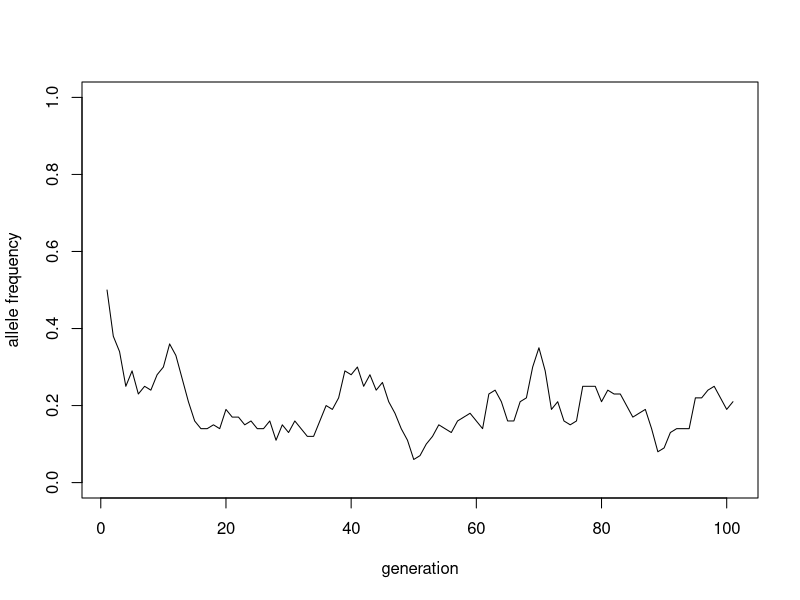
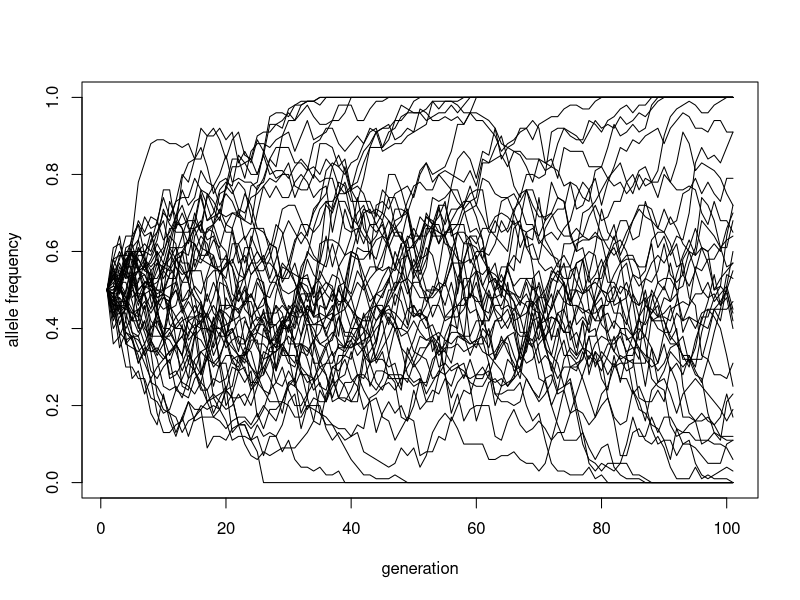
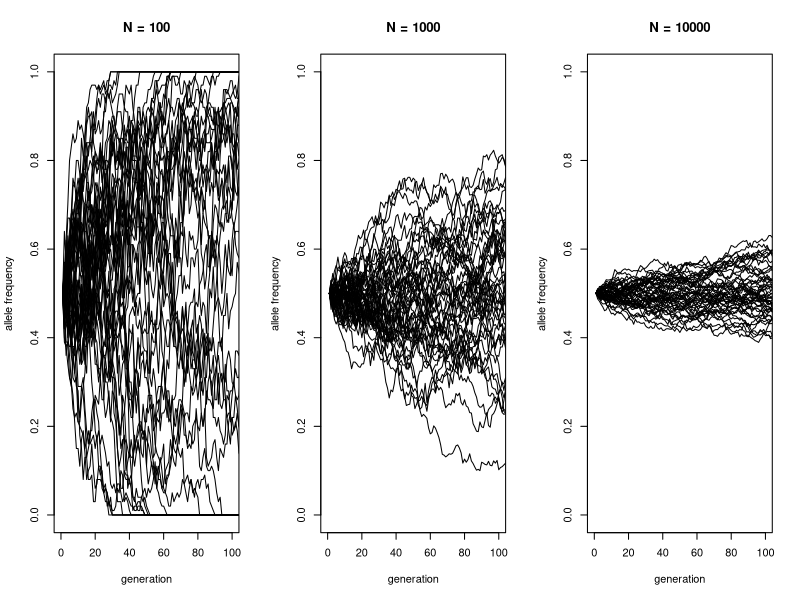
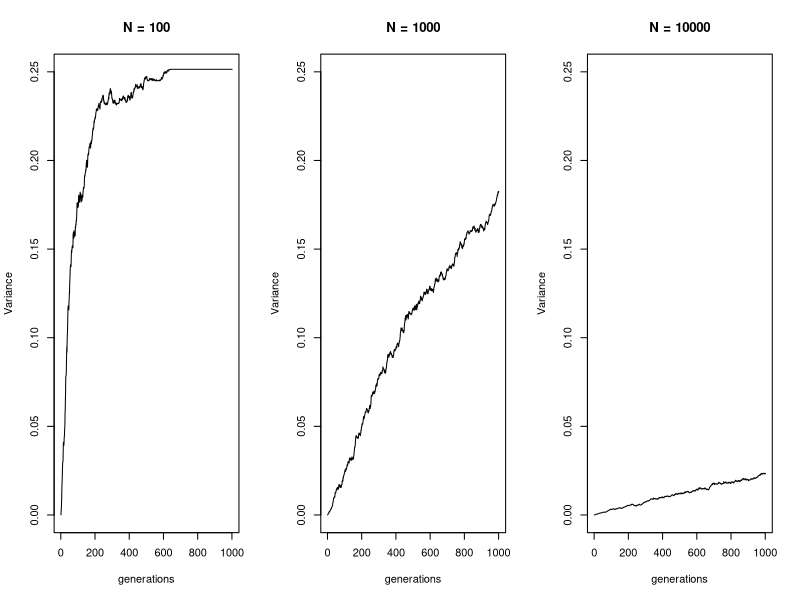
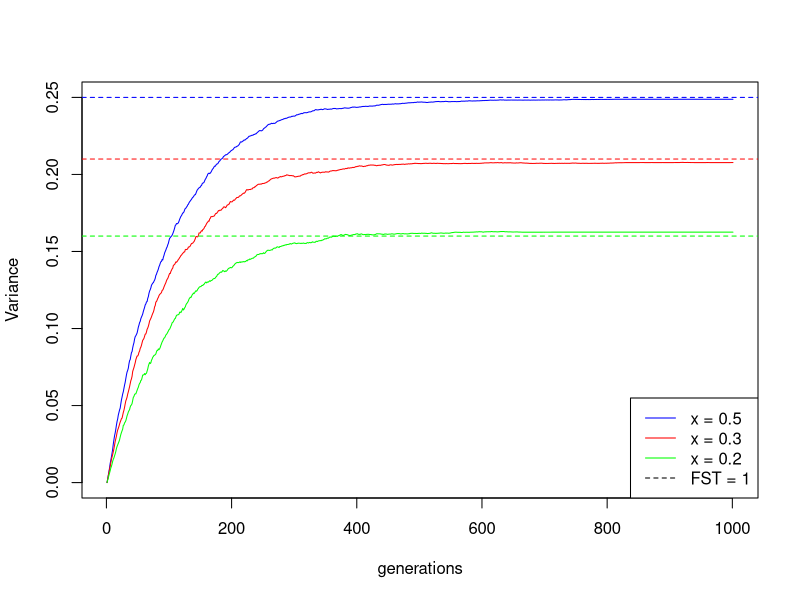
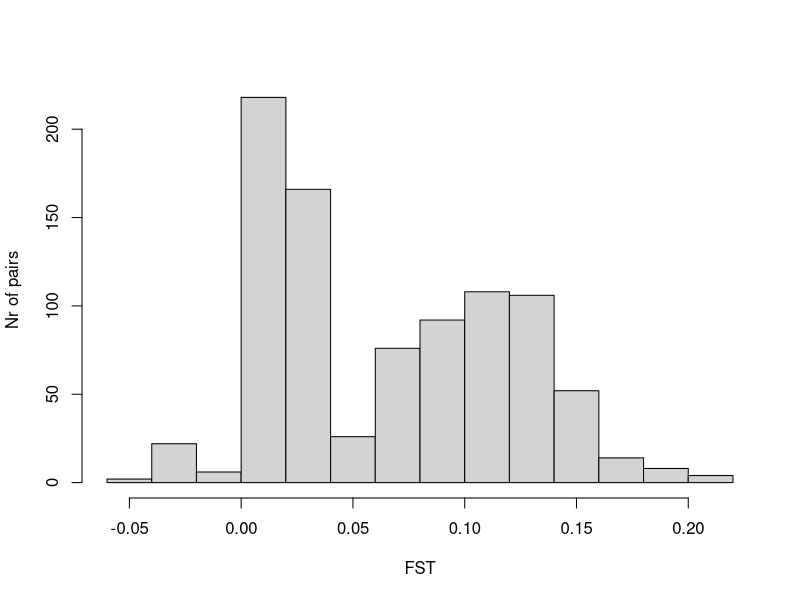
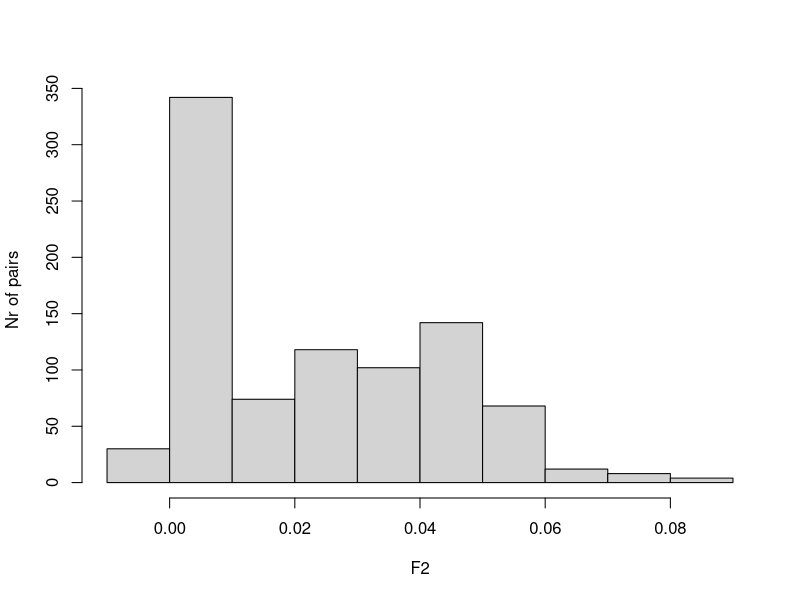
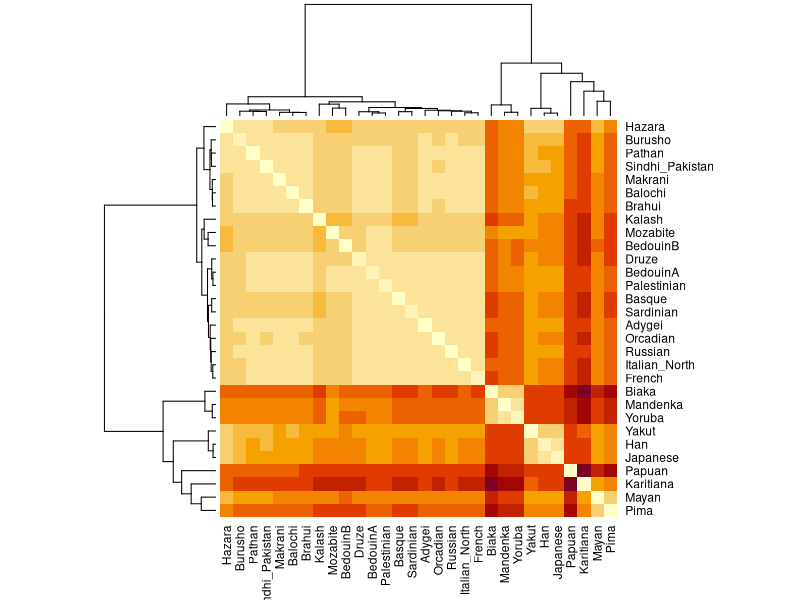

These charts were generated, in order, by the following R code:
## ---- chunk 1
wfsim <- function(n, g, x0) {
  res <- numeric(g + 1)
  res[1] <- x0
  for (i in 2:(g + 1)) {
    res[i] <- (rbinom(1, n, res[i - 1])) / n
  }
  return(res)
}
## ---- chunk 2
set.seed(1)
wfsim(100, 10, 0.5)
## ---- chunk 3
time_series <- wfsim(100, 100, 0.5)
plot(time_series, type = "l", ylim = c(0, 1),
     xlab = "generation", ylab = "allele frequency")
## ---- chunk 4
gens <- 100
sims100 <- replicate(50, wfsim(100, gens, 0.5))
matplot(sims100, type = "l", lty = 1, col = "black",
        ylim = c(0, 1),
        xlab = "generation", ylab = "allele frequency")
## ---- chunk 5
gens <- 1000
sims100 <- replicate(50, wfsim(100, gens, 0.5))
par(mfrow = c(1, 3))
matplot(sims100, type = "l", lty = 1, col = "black",
        xlim = c(0, 100), ylim = c(0, 1),
        xlab = "generation", ylab = "allele frequency", main = "N = 100")

sims1000 <- replicate(50, wfsim(1000, gens, 0.5))
matplot(sims1000, type = "l", lty = 1, col = "black",
        xlim = c(0, 100), ylim = c(0, 1),
        xlab = "generation", ylab = "allele frequency", main = "N = 1000")

sims10000 <- replicate(50, wfsim(10000, gens, 0.5))
matplot(sims10000, type = "l", lty = 1, col = "black",
        xlim = c(0, 100), ylim = c(0, 1),
        xlab = "generation", ylab = "allele frequency", main = "N = 10000")
## ---- chunk 6
par(mfrow = c(1, 3))
plot(apply(sims100,   1, var), type = "l", ylim = c(0, 0.25),
     xlab = "generations", ylab = "Variance", main = "N = 100")
plot(apply(sims1000,  1, var), type = "l", ylim = c(0, 0.25),
     xlab = "generations", ylab = "Variance", main = "N = 1000")
plot(apply(sims10000, 1, var), type = "l", ylim = c(0, 0.25),
     xlab = "generations", ylab = "Variance", main = "N = 10000")

## ---- chunk 7
sims_x05 <- replicate(1000, wfsim(100, gens, 0.5))
sims_x03 <- replicate(1000, wfsim(100, gens, 0.3))
sims_x02 <- replicate(1000, wfsim(100, gens, 0.2))

plot_dat <- cbind(
  apply(sims_x05, 1, var),
  apply(sims_x03, 1, var),
  apply(sims_x02, 1, var)
)

par(mfrow = c(1, 1))

cols <- c("blue", "red", "green")
matplot(plot_dat, type = "l", ylim = c(0, 0.25), lty = 1,
             xlab = "generations", ylab = "Variance", col = cols)
legend(x = "bottomright",
       legend = c("x = 0.5", "x = 0.3", "x = 0.2", "FST = 1"),
       lty = c(1, 1, 1, 2), col = c(cols, "black"))

theory_values <- sapply(c(0.5, 0.3, 0.2), function(x) x * (1 - x))
abline(h = theory_values, lty = 2, col = cols)
## ---- chunk 8
dat <- dat <- subset(read.table("fst_working/fstat_world_output.tsv", sep="\t", header = TRUE),
                     select=-c(c, d, Z_score_Jackknife))
datFST <- dat[dat$Statistic == "FST",]
datF2 <- dat[dat$Statistic == "F2",]
head(datFST)
## ---- chunk 9
head(dat[order(-dat$Estimate_Total),])
## ---- chunk 10
hist(datFST$Estimate_Total, xlab = "FST", ylab = "Nr of pairs",
     main = "")
## ---- chunk 11
mean(datFST$Estimate_Total)
## ---- chunk 12
hist(datF2$Estimate_Total, xlab = "F2", ylab = "Nr of pairs",
     main = "")
## ---- chunk 13
fstMat <- xtabs(Estimate_Total ~ a + b, datFST)
f2Mat <- xtabs(Estimate_Total ~ a + b, datF2)
## ---- chunk 14
#| fig-height: 7
#| fig-width: 7
heatmap(fstMat, symm = TRUE, hclustfun = function(m) hclust(m, method="ward.D2"))
## ---- chunk 15
#| fig-height: 7
#| fig-width: 7
heatmap(f2Mat, symm = TRUE, hclustfun = function(m) hclust(m, method="ward.D2"))
## ---- chunk 16
#| fig-height: 7
#| fig-width: 7
fstDist <- as.dist(fstMat)
dendro <- hclust(fstDist, method="ward.D2")
plot(dendro, hang = -1, ylab = "FST", xlab = "", main = "")
